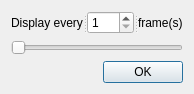
<?xml version="1.0" encoding="UTF-8"?>
<ui version="4.0">
 <class>DisplaySkip</class>
 <widget class="QDialog" name="DisplaySkip">
  <property name="geometry">
   <rect>
    <x>0</x>
    <y>0</y>
    <width>212</width>
    <height>94</height>
   </rect>
  </property>
  <property name="windowTitle">
   <string>DisplaySkip</string>
  </property>
  <layout class="QVBoxLayout" name="verticalLayout">
   <property name="sizeConstraint">
    <enum>QLayout::SetFixedSize</enum>
   </property>
   <item>
    <widget class="QSplitter" name="splitter">
     <property name="orientation">
      <enum>Qt::Horizontal</enum>
     </property>
     <widget class="QLabel" name="label">
      <property name="text">
       <string>Display every</string>
      </property>
     </widget>
     <widget class="QSpinBox" name="spinBox">
      <property name="minimum">
       <number>1</number>
      </property>
      <property name="maximum">
       <number>100</number>
      </property>
     </widget>
     <widget class="QLabel" name="label_2">
      <property name="text">
       <string>frame(s)</string>
      </property>
     </widget>
    </widget>
   </item>
   <item>
    <widget class="QSlider" name="horizontalSlider">
     <property name="minimum">
      <number>1</number>
     </property>
     <property name="maximum">
      <number>100</number>
     </property>
     <property name="orientation">
      <enum>Qt::Horizontal</enum>
     </property>
    </widget>
   </item>
   <item>
    <layout class="QHBoxLayout" name="horizontalLayout">
     <item>
      <spacer name="horizontalSpacer">
       <property name="orientation">
        <enum>Qt::Horizontal</enum>
       </property>
       <property name="sizeHint" stdset="0">
        <size>
         <width>40</width>
         <height>20</height>
        </size>
       </property>
      </spacer>
     </item>
     <item>
      <widget class="QDialogButtonBox" name="okButton">
       <property name="orientation">
        <enum>Qt::Horizontal</enum>
       </property>
       <property name="standardButtons">
        <set>QDialogButtonBox::Ok</set>
       </property>
      </widget>
     </item>
    </layout>
   </item>
  </layout>
 </widget>
 <resources/>
 <connections>
  <connection>
   <sender>okButton</sender>
   <signal>accepted()</signal>
   <receiver>DisplaySkip</receiver>
   <slot>accept()</slot>
   <hints>
    <hint type="sourcelabel">
     <x>201</x>
     <y>61</y>
    </hint>
    <hint type="destinationlabel">
     <x>157</x>
     <y>93</y>
    </hint>
   </hints>
  </connection>
  <connection>
   <sender>okButton</sender>
   <signal>rejected()</signal>
   <receiver>DisplaySkip</receiver>
   <slot>reject()</slot>
   <hints>
    <hint type="sourcelabel">
     <x>201</x>
     <y>61</y>
    </hint>
    <hint type="destinationlabel">
     <x>211</x>
     <y>93</y>
    </hint>
   </hints>
  </connection>
  <connection>
   <sender>spinBox</sender>
   <signal>valueChanged(int)</signal>
   <receiver>horizontalSlider</receiver>
   <slot>setValue(int)</slot>
   <hints>
    <hint type="sourcelabel">
     <x>115</x>
     <y>23</y>
    </hint>
    <hint type="destinationlabel">
     <x>115</x>
     <y>37</y>
    </hint>
   </hints>
  </connection>
  <connection>
   <sender>horizontalSlider</sender>
   <signal>valueChanged(int)</signal>
   <receiver>spinBox</receiver>
   <slot>setValue(int)</slot>
   <hints>
    <hint type="sourcelabel">
     <x>89</x>
     <y>40</y>
    </hint>
    <hint type="destinationlabel">
     <x>95</x>
     <y>17</y>
    </hint>
   </hints>
  </connection>
 </connections>
</ui>
